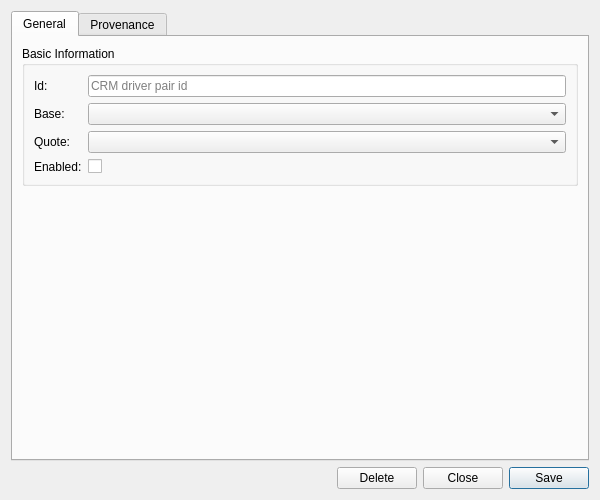
<?xml version="1.0" encoding="UTF-8"?>
<ui version="4.0">
 <class>CrmDriverPairDetailDialog</class>
 <widget class="QWidget" name="CrmDriverPairDetailDialog">
  <property name="geometry">
   <rect>
    <x>0</x>
    <y>0</y>
    <width>600</width>
    <height>500</height>
   </rect>
  </property>
  <property name="sizePolicy">
   <sizepolicy hsizetype="Preferred" vsizetype="Preferred">
    <horstretch>0</horstretch>
    <verstretch>0</verstretch>
   </sizepolicy>
  </property>
  <property name="minimumSize">
   <size>
    <width>600</width>
    <height>500</height>
   </size>
  </property>
  <property name="windowTitle">
   <string>CRM Driver Pair Details</string>
  </property>
  <layout class="QVBoxLayout" name="verticalLayout">
   <item>
    <widget class="QTabWidget" name="tabWidget">
     <property name="currentIndex"><number>0</number></property>
     <widget class="QWidget" name="generalTab">
      <attribute name="title"><string>General</string></attribute>
      <layout class="QVBoxLayout" name="generalLayout">
       <item>
        <widget class="QGroupBox" name="basicInfoGroup">
         <property name="title">
          <string>Basic Information</string>
         </property>
         <layout class="QFormLayout" name="formLayout">
          <item row="0" column="0">
           <widget class="QLabel" name="labelId">
            <property name="text">
             <string>Id:</string>
            </property>
           </widget>
          </item>
          <item row="0" column="1">
           <widget class="QLineEdit" name="idEdit">
            <property name="placeholderText">
             <string>CRM driver pair id</string>
            </property>
            <property name="readOnly">
             <bool>true</bool>
            </property>
           </widget>
          </item>
          <item row="1" column="0">
           <widget class="QLabel" name="labelBaseCurrencyCode">
            <property name="text">
             <string>Base:</string>
            </property>
           </widget>
          </item>
          <item row="1" column="1">
           <widget class="ores::qt::OreCurrencyComboBox" name="baseCcyCombo">
            <property name="insertPolicy">
             <enum>QComboBox::NoInsert</enum>
            </property>
           </widget>
          </item>
          <item row="2" column="0">
           <widget class="QLabel" name="labelQuoteCurrencyCode">
            <property name="text">
             <string>Quote:</string>
            </property>
           </widget>
          </item>
          <item row="2" column="1">
           <widget class="ores::qt::OreCurrencyComboBox" name="quoteCcyCombo">
            <property name="insertPolicy">
             <enum>QComboBox::NoInsert</enum>
            </property>
           </widget>
          </item>
          <item row="3" column="0">
           <widget class="QLabel" name="labelEnabled">
            <property name="text">
             <string>Enabled:</string>
            </property>
           </widget>
          </item>
          <item row="3" column="1">
           <widget class="QCheckBox" name="enabledCheckBox">
            <property name="text">
             <string/>
            </property>
           </widget>
          </item>
         </layout>
        </widget>
       </item>
       <item>
        <spacer name="verticalSpacer">
         <property name="orientation">
          <enum>Qt::Vertical</enum>
         </property>
         <property name="sizeHint" stdset="0">
          <size>
           <width>20</width>
           <height>40</height>
          </size>
         </property>
        </spacer>
       </item>
      </layout>
     </widget>
     <widget class="QWidget" name="provenanceTab">
      <attribute name="title"><string>Provenance</string></attribute>
      <layout class="QVBoxLayout" name="provenanceTabLayout">
       <item>
        <widget class="ores::qt::ProvenanceWidget" name="provenanceWidget" native="true"/>
       </item>
      </layout>
     </widget>
    </widget>
   </item>
   <item>
    <layout class="QHBoxLayout" name="buttonLayout">
     <item>
      <spacer name="horizontalSpacer">
       <property name="orientation">
        <enum>Qt::Horizontal</enum>
       </property>
       <property name="sizeHint" stdset="0">
        <size>
         <width>40</width>
         <height>20</height>
        </size>
       </property>
      </spacer>
     </item>
     <item>
      <widget class="QPushButton" name="deleteButton">
       <property name="text">
        <string>Delete</string>
       </property>
      </widget>
     </item>
     <item>
      <widget class="QPushButton" name="closeButton">
       <property name="text">
        <string>Close</string>
       </property>
      </widget>
     </item>
     <item>
      <widget class="QPushButton" name="saveButton">
       <property name="text">
        <string>Save</string>
       </property>
       <property name="default">
        <bool>true</bool>
       </property>
      </widget>
     </item>
    </layout>
   </item>
  </layout>
 </widget>
 <customwidgets>
  <customwidget>
   <class>ores::qt::ProvenanceWidget</class>
   <extends>QWidget</extends>
   <header>ores.qt/ProvenanceWidget.hpp</header>
  </customwidget>
  <customwidget>
   <class>ores::qt::OreCurrencyComboBox</class>
   <extends>QComboBox</extends>
   <header>ores.qt/OreCurrencyComboBox.hpp</header>
  </customwidget>
 </customwidgets>
 <resources/>
 <connections/>
</ui>
